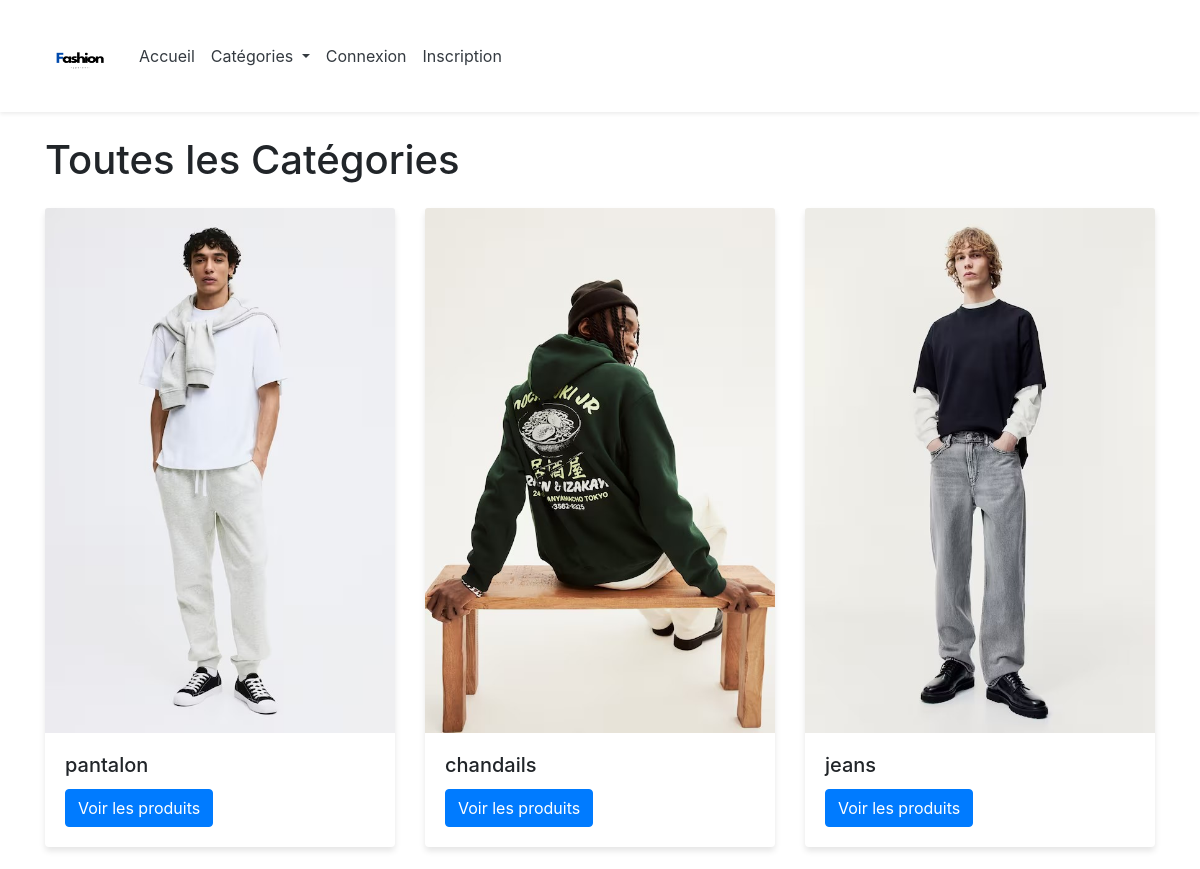
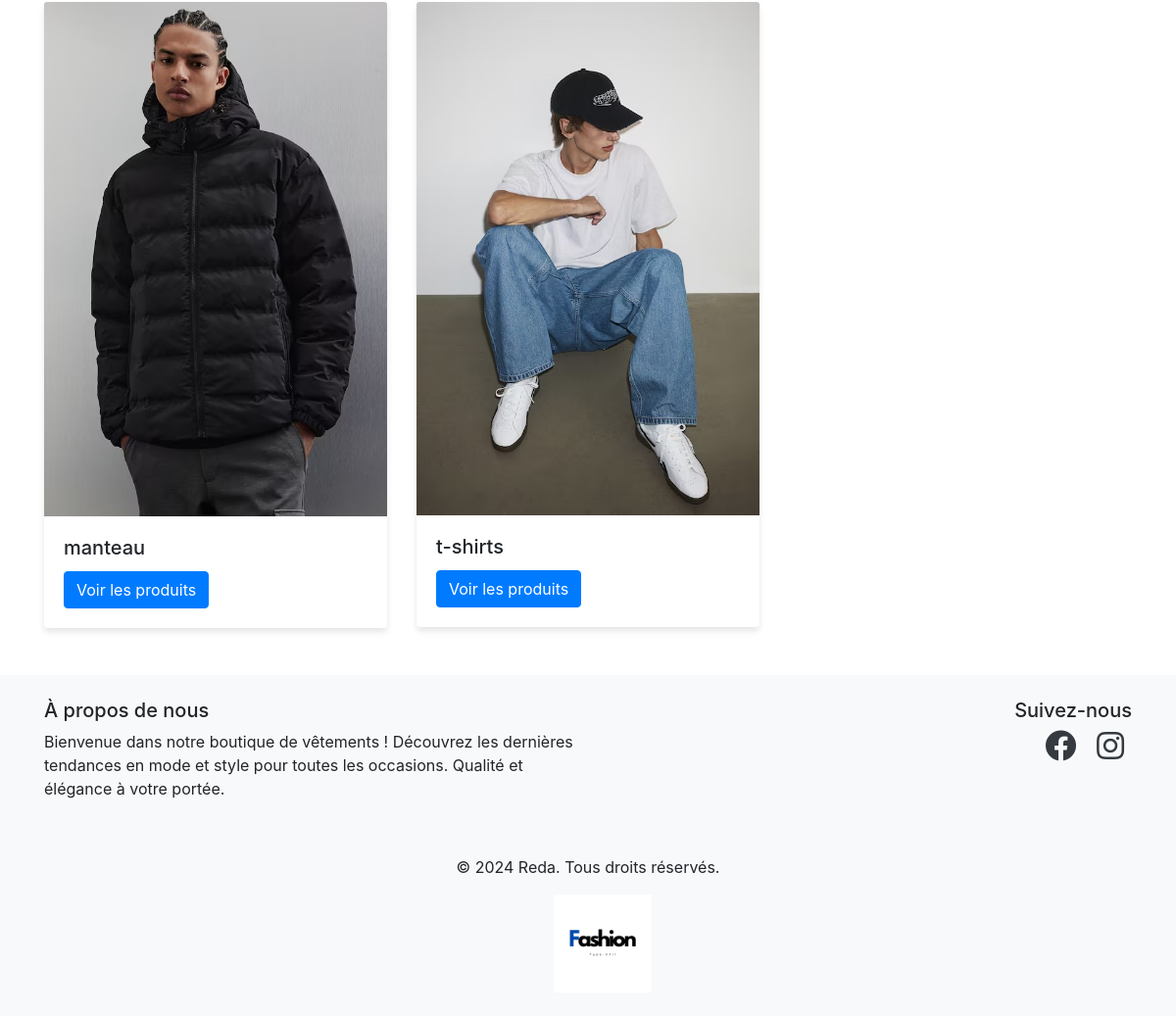
Page /index.php?action=view_all_categories on the committed database (2 pictures, top to bottom).
### tables this page shows
CREATE TABLE `categories` (
  `category_id` int(11) NOT NULL,
  `name` varchar(255) NOT NULL,
  `description` text DEFAULT NULL,
  `image` varchar(255) DEFAULT NULL
);

### controllers/CategoryController.php (called while the page is built, shortened)
<?php
class CategoryController {
    private $categoryModel;
    public function __construct($db) {
        $this->categoryModel = new Category($db);
    }
    public function viewAllCategories() {
        $categories = $this->categoryModel->getAllCategories();
        include 'views/categories/all.php';
    }
}
?>

### models/Category.php (called while the page is built, shortened)
<?php
class Category {
    private $db;
    public function __construct($db) {
        $this->db = $db;
    }
    public function getAllCategories() {
        $query = "SELECT * FROM categories";
        $stmt = $this->db->query($query);
        return $stmt->fetchAll(PDO::FETCH_ASSOC);
    }
}
?>

### views/categories/all.php (the view, shortened to what this page needs)
<!DOCTYPE html>
<html lang="fr">
<head>
    <link rel="stylesheet" href="https://stackpath.bootstrapcdn.com/bootstrap/4.5.2/css/bootstrap.min.css">
</head>
<body>
    <div class="container mt-4">
        <h1 class="mb-4">Toutes les Catégories</h1>
        <div class="row">
            <?php foreach ($categories as $category): ?>
                <div class="col-md-4">
                    <div class="card mb-4">
                        <img src="<?= htmlspecialchars($category['image']); ?>" class="card-img-top" alt="<?= htmlspecialchars($category['name']); ?>">
                        <div class="card-body">
                            <h5 class="card-title"><?= htmlspecialchars($category['name']); ?></h5>
                            <a href="index.php?action=view_products_by_category&category_id=<?= $category['category_id']; ?>" class="btn btn-primary">Voir les produits</a>
                        </div>
                    </div>
                </div>
            <?php endforeach; ?>
        </div>
        <br/>
    </div>
    <?php include 'views/shared/footer.php'; ?>
</body>
</html>

### views/categories/all.php (style rules this page uses)
.card { border: none; box-shadow: 0 4px 6px rgba(0, 0, 0, 0.1); transition: transform 0.2s, box-shadow 0.2s; }

### rows in the picture
categories: image (picture), name "pantalon"
categories: image (picture), name "chandails"
categories: image (picture), name "jeans"
categories: image (picture), name "manteau"
categories: image (picture), name "t-shirts"
